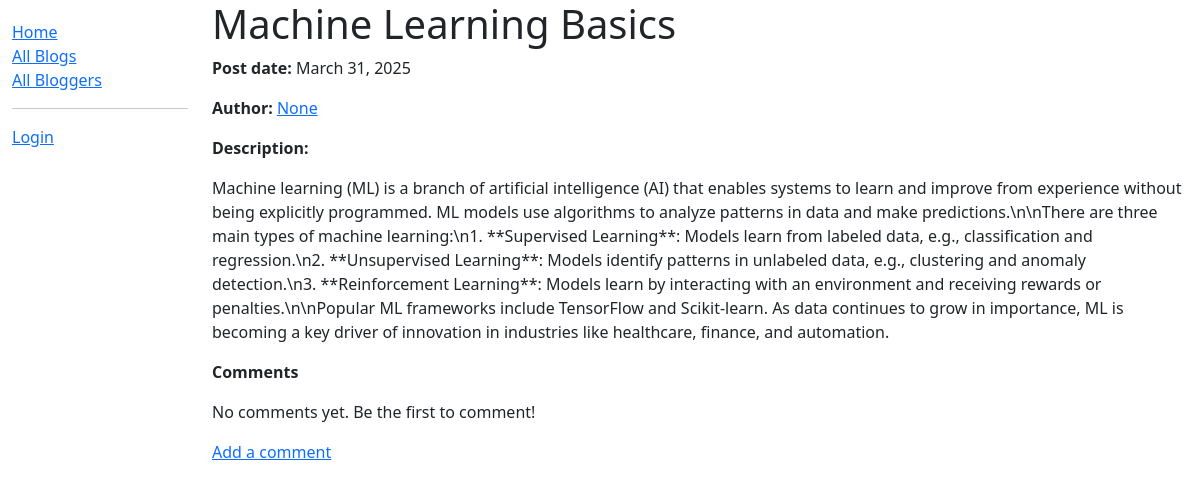
Page /blog/blogs/3 on the earlier database version.
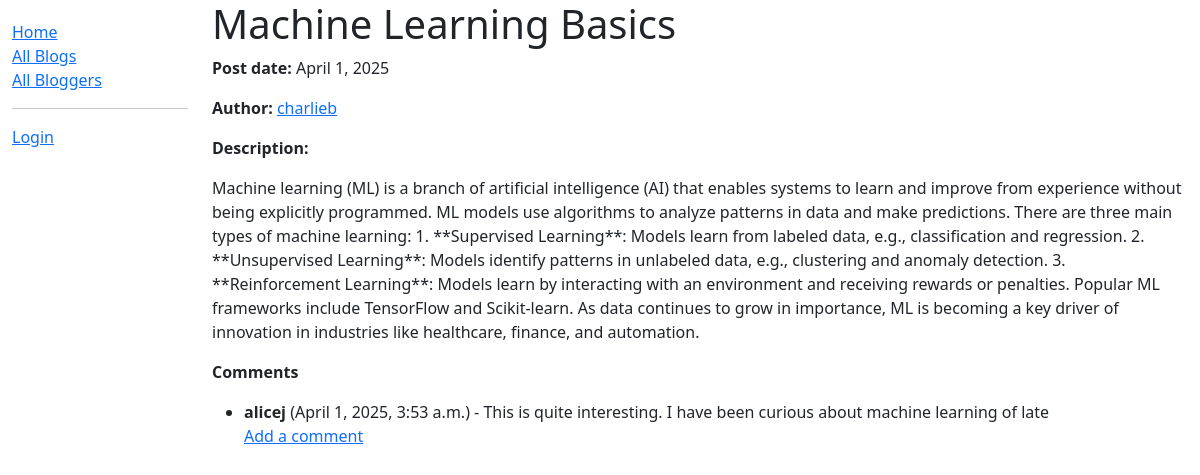
Same page on the later database version.
### blog/models.py (models this page shows, shortened)
class Blog(models.Model):
    title = models.CharField(max_length=100)
    author = models.ForeignKey(
        Author, on_delete=models.SET_NULL, null=True)
    content = models.TextField(
        max_length=2000, help_text='Enter the blog content')
    post_date = models.DateField(default=date.today)
    class Meta:
        ordering = ['-post_date']

class Author(models.Model):
    name = models.OneToOneField(User, on_delete=models.SET_NULL, null=True)
    bio = models.TextField(
        max_length=200, help_text='Enter a short bio about the author')
    class Meta:
        ordering = ['name']
    def get_absolute_url(self):
        return reverse('author_detail', args=[str(self.pk)])

class Comment(models.Model):
    blog = models.ForeignKey(Blog, on_delete=models.CASCADE)
    post_date = models.DateTimeField(auto_now_add=True)
    author = models.ForeignKey(User, on_delete=models.SET_NULL, null=True)
    description = models.TextField(max_length=200, help_text='Enter the comment about the blog')
    class Meta:
        ordering = ['-post_date']

### blog/views.py (the view)
# urls.py: path('blogs/<int:pk>', views.BlogDetailView.as_view(), name='blog_detail'),
class BlogDetailView(DetailView):
    model = Blog

### blog/templates/blog/blog_detail.html
{% extends "base_generic.html" %}
{% block content %}
<h1>{{ blog.title }}</h1>
<p><strong>Post date:</strong> {{ blog.post_date|date:"F j, Y" }}</p>
<p><strong>Author:</strong> <a href="{{ blog.author.get_absolute_url }}">{{ blog.author.name }}</a></p>
<p><strong>Description:</strong></p>
<p>{{ blog.content }}</p>
<p><strong>Comments</strong></p>
{% if blog.comment_set.all %}
<ul>
    {% for comment in blog.comment_set.all %}
    <li>
        <strong>{{ comment.author }}</strong> ({{ comment.post_date|date:"F j, Y, g:i a" }}) - <span>{{ comment.description }}</span>
    </li>
    {% endfor %}
    <a href="{% url 'new_comment' blog.id %}">Add a comment</a>
</ul>
{% else %}
<p>No comments yet. Be the first to comment!</p>
<a href="{% url 'new_comment' blog.id %}">Add a comment</a>
{% endif %}
{% endblock %}

Differences in the rows shown:
changed Blog: post_date "March 31, 2025" → "April 1, 2025"; author.name "None" → "charlieb"; content "…in data and make predictions.\\n\\nThere are three main types of machine learning:\\n1. **Supervised Learning**: Models learn from labeled data, e.g., classification and regression.\\n2. **Unsupervised Learning**: Models identify patterns in unlabeled data, e.g., clustering and anomaly detection.\\n3. **Reinforcement Learning**: Models learn by interacting with an environment and receiving rewards or penalties.\\n\\nPopular ML frameworks include TensorFlow…" → "…in data and make predictions. There are three main types of machine learning: 1. **Supervised Learning**: Models learn from labeled data, e.g., classification and regression. 2. **Unsupervised Learning**: Models identify patterns in unlabeled data, e.g., clustering and anomaly detection. 3. **Reinforcement Learning**: Models learn by interacting with an environment and receiving rewards or penalties. Popular ML frameworks include TensorFlow…"
now on this page (row edited): Comment: author "alicej", post_date "April 1, 2025, 3:53 a.m.", description "This is quite interesting. I have been curious about machine learning of late"
changed Comment: blog_id 5 → 3 (drawn)
Other differences:
text no longer shown: "No comments yet. Be the first to comment!"
